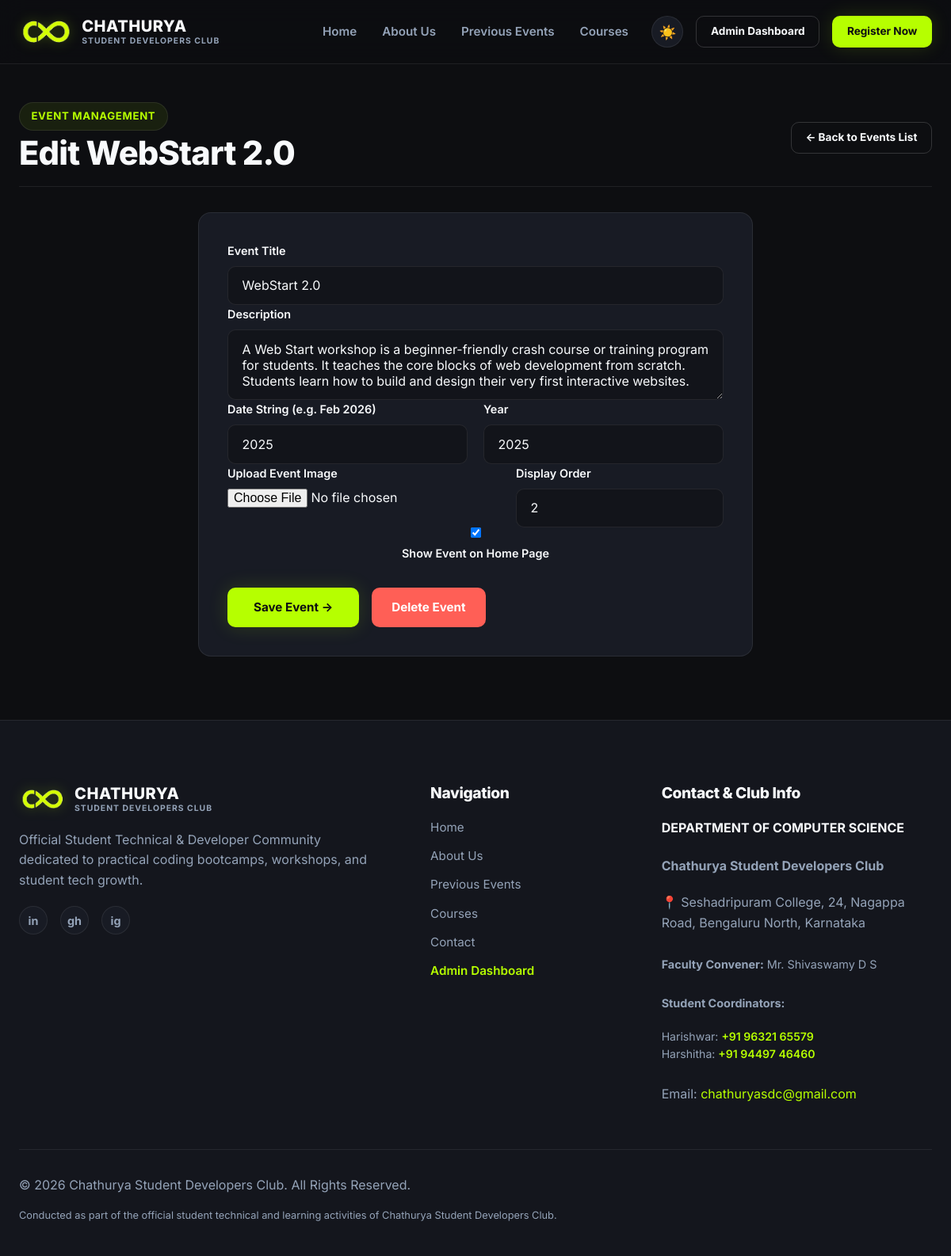
Screenshot of /custom-admin/events/10/ (signed in) with the database file from the repository.
### workshop/models.py (models this page shows, shortened)
class PreviousEvent(models.Model):
    title = models.CharField(max_length=200)
    description = models.TextField()
    image = models.ImageField(upload_to='events/', blank=True, null=True)
    image_path = models.CharField(max_length=255, blank=True, null=True, help_text="Fallback static image path e.g. images/cs50p.svg")
    date_str = models.CharField(max_length=100, default='2025 – 2026')
    year = models.CharField(max_length=20, default='2026')
    is_active = models.BooleanField(default=True)
    display_order = models.IntegerField(default=0)
    created_at = models.DateTimeField(auto_now_add=True)
    updated_at = models.DateTimeField(auto_now=True)
    class Meta:
        ordering = ['display_order', '-created_at']

class SiteSettings(models.Model):
    club_name = models.CharField(max_length=200, default='Chathurya Student Developers Club')
    college_name = models.CharField(max_length=200, default='Tech Campus, College Block B')
    logo = models.ImageField(upload_to='logos/', blank=True, null=True)
    hero_title = models.CharField(max_length=200, default='Learn. Build. Launch.')
    hero_subtitle = models.TextField(default='Welcome to Chathurya Student Developers Club. Join our hands-on technical workshops designed to help students build practical skills, explore modern software technologies, and launch real-world projects.')
    about_text = models.TextField(default='Chathurya Student Developers Club is a premier student-led technical community dedicated to nurturing coding talent, practical software engineering, and data science skills.')
    contact_email = models.EmailField(default='chathuryasdc@gmail.com')
    contact_phone = models.CharField(max_length=50, default='', blank=True)
    address = models.TextField(default='Tech Building Block B, Innovation Way, College Campus, 560100')
    instagram_url = models.URLField(blank=True, default='https://instagram.com')
    facebook_url = models.URLField(blank=True, default='https://facebook.com')
    linkedin_url = models.URLField(blank=True, default='https://linkedin.com')
    github_url = models.URLField(blank=True, default='https://github.com')
    footer_text = models.TextField(default='Official Student Technical & Developer Community dedicated to practical coding bootcamps, workshops, and student tech growth.')
    copyright_text = models.CharField(max_length=200, default='© 2026 Chathurya Student Developers Club. All Rights Reserved.')
    class Meta:
        verbose_name = 'Site Settings'
        verbose_name_plural = 'Site Settings'
    @classmethod
    def load(cls):
        obj, created = cls.objects.get_or_create(pk=1)
        return obj

### workshop/views.py (the view)
# urls.py: path('custom-admin/events/<int:event_id>/', views.admin_event_edit_view, name='admin_event_edit'),
@user_passes_test(is_staff_user, login_url='admin_login')
def admin_event_edit_view(request, event_id=None):
    site_settings = SiteSettings.load()
    if event_id:
        event = get_object_or_404(PreviousEvent, id=event_id)
    else:
        event = None
    if request.method == 'POST':
        form = PreviousEventForm(request.POST, request.FILES, instance=event)
        if form.is_valid():
            form.save()
            messages.success(request, "Event saved successfully.")
            return redirect('admin_events_list')
    else:
        form = PreviousEventForm(instance=event)
    context = {
        'site_settings': site_settings,
        'event': event,
        'form': form,
    }
    return render(request, 'workshop/dashboard/event_edit.html', context)

### workshop/forms.py
class PreviousEventForm(forms.ModelForm):
    class Meta:
        model = PreviousEvent
        fields = '__all__'
        widgets = {
            'title': forms.TextInput(attrs={'class': 'form-control'}),
            'description': forms.Textarea(attrs={'class': 'form-control', 'rows': 3}),
            'date_str': forms.TextInput(attrs={'class': 'form-control'}),
            'year': forms.TextInput(attrs={'class': 'form-control'}),
            'display_order': forms.NumberInput(attrs={'class': 'form-control'}),
        }

### workshop/views.py (called while the page is built)
def is_staff_user(user):
    return user.is_authenticated and user.is_staff

### workshop/templates/workshop/dashboard/event_edit.html (shortened to what this page needs)
{% extends 'workshop/base.html' %}
{% load static %}
{% block content %}
<section class="detail-section" style="padding-top: 3rem; padding-bottom: 5rem;">
  <div class="container">
    <div style="display: flex; justify-content: space-between; align-items: center; flex-wrap: wrap; gap: 1rem; margin-bottom: 2rem; border-bottom: 1px solid var(--border-subtle); padding-bottom: 1rem;">
      <div>
        <div class="badge" style="margin-bottom: 0.25rem;">Event Management</div>
        <h2>{% if event %}Edit {{ event.title }}{% else %}Add New Previous Event{% endif %}</h2>
      </div>
      <div>
        <a href="{% url 'admin_events_list' %}" class="btn btn-secondary btn-sm">← Back to Events List</a>
      </div>
    </div>
    <div class="detail-card" style="max-width: 700px; margin: 0 auto;">
      <form method="POST" enctype="multipart/form-data">
        <div class="form-group">
          <label>Event Title</label>
          {{ form.title }}
        </div>
        <div class="form-group">
          <label>Description</label>
          {{ form.description }}
        </div>
        <div class="form-row">
          <div class="form-group">
            <label>Date String (e.g. Feb 2026)</label>
            {{ form.date_str }}
          </div>
          <div class="form-group">
            <label>Year</label>
            {{ form.year }}
          </div>
        </div>
        <div class="form-row">
          <div class="form-group">
            <label>Upload Event Image</label>
            {{ form.image }}
          </div>
          <div class="form-group">
            <label>Display Order</label>
            {{ form.display_order }}
          </div>
        </div>
        <div class="form-group" style="display: flex; align-items: center; gap: 0.5rem;">
          {{ form.is_active }}
          <label for="{{ form.is_active.id_for_label }}" style="margin: 0; cursor: pointer;">Show Event on Home Page</label>
        </div>
        <div style="display: flex; gap: 1rem; margin-top: 2rem;">
          <button type="submit" class="btn btn-primary" style="padding: 0.9rem 2rem;">Save Event →</button>
          {% if event %}
            <button type="submit" name="delete_event" class="btn" style="background: #ff5f56; color: #fff; padding: 0.9rem 1.5rem;" onclick="return confirm('Delete this event?');">Delete Event</button>
          {% endif %}
        </div>
      </form>
    </div>
  </div>
</section>
{% endblock %}

### workshop/templates/workshop/footer.html
{% load static %}
<footer id="contact" class="footer">
  <div class="container">
    <div class="footer-grid">
      <div class="footer-col">
        <div class="footer-brand">
          <a href="{% url 'home' %}" class="nav-brand">
            <img src="{% static 'images/chathurya-mark.png' %}" alt="Chathurya Logo Mark" class="brand-mark">
            <div class="brand-text">
              <span class="brand-title">CHATHURYA</span>
              <span class="brand-subtitle">STUDENT DEVELOPERS CLUB</span>
            </div>
          </a>
        </div>
        <p>{{ site_settings.footer_text }}</p>
        <div class="social-links">
          {% if site_settings.linkedin_url %}<a href="{{ site_settings.linkedin_url }}" target="_blank" class="social-icon" aria-label="LinkedIn">in</a>{% endif %}
          {% if site_settings.github_url %}<a href="{{ site_settings.github_url }}" target="_blank" class="social-icon" aria-label="GitHub">gh</a>{% endif %}
          {% if site_settings.instagram_url %}<a href="{{ site_settings.instagram_url }}" target="_blank" class="social-icon" aria-label="Instagram">ig</a>{% endif %}
        </div>
      </div>
      <div class="footer-col">
        <h4>Navigation</h4>
        <div class="footer-links">
          <a href="{% url 'home' %}">Home</a>
          <a href="{% url 'home' %}#about">About Us</a>
          <a href="{% url 'home' %}#events">Previous Events</a>
          <a href="{% url 'courses_list' %}">Courses</a>
          <a href="{% url 'home' %}#contact">Contact</a>
          {% if user.is_authenticated and user.is_staff %}
            <a href="{% url 'admin_dashboard' %}" style="color: var(--accent); font-weight: 600;">Admin Dashboard</a>
          {% else %}
            <a href="{% url 'admin_login' %}">Admin Login</a>
          {% endif %}
        </div>
      </div>
      <div class="footer-col">
        <h4>Contact &amp; Club Info</h4>
        <p style="font-weight: 700; color: var(--text-primary); margin-bottom: 0.2rem;">DEPARTMENT OF COMPUTER SCIENCE</p>
        <p><strong>{{ site_settings.club_name }}</strong></p>
        <p>
          <a href="https://maps.google.com/?q=Seshadripuram+College,+24,+Nagappa+Road,+Bengaluru+North,+Karnataka" target="_blank" rel="noopener noreferrer" class="address-link" title="Open location in Google Maps">
            📍 Seshadripuram College, 24, Nagappa Road, Bengaluru North, Karnataka
          </a>
        </p>
        <p style="margin-top: 0.5rem; font-size: 0.9rem;"><strong>Faculty Convener:</strong> Mr. Shivaswamy D S</p>
        <p style="margin-top: 0.35rem; font-size: 0.9rem;"><strong>Student Coordinators:</strong></p>
        <p style="font-size: 0.88rem; color: var(--text-secondary);">
          Harishwar: <a href="tel:+919632165579" class="phone-link" title="Call Harishwar">+91 96321 65579</a><br>
          Harshitha: <a href="tel:+919449746460" class="phone-link" title="Call Harshitha">+91 94497 46460</a>
        </p>
        <p style="margin-top: 0.4rem;">Email: <a href="mailto:{{ site_settings.contact_email }}" style="color: var(--accent);">{{ site_settings.contact_email }}</a></p>
      </div>
    </div>
    <div class="footer-bottom">
      <p>{{ site_settings.copyright_text }}</p>
      <p style="font-size: 0.8rem;">Conducted as part of the official student technical and learning activities of {{ site_settings.club_name }}.</p>
    </div>
  </div>
</footer>

### rows the page displays
PreviousEvent: title "WebStart 2.0", description "A Web Start workshop is a beginner-friendly crash course or training program for students. It teaches the core blocks of web development from scratch. Students learn how to build and design their very first interactive websites.", date_str "2025", year "2025", display_order "2", is_active "☑"
SiteSettings: footer_text "Official Student Technical & Developer Community dedicated to practical coding bootcamps, workshops, and student tech growth.", club_name "Chathurya Student Developers Club", contact_email "chathuryasdc@gmail.com", copyright_text "© 2026 Chathurya Student Developers Club. All Rights Reserved."
